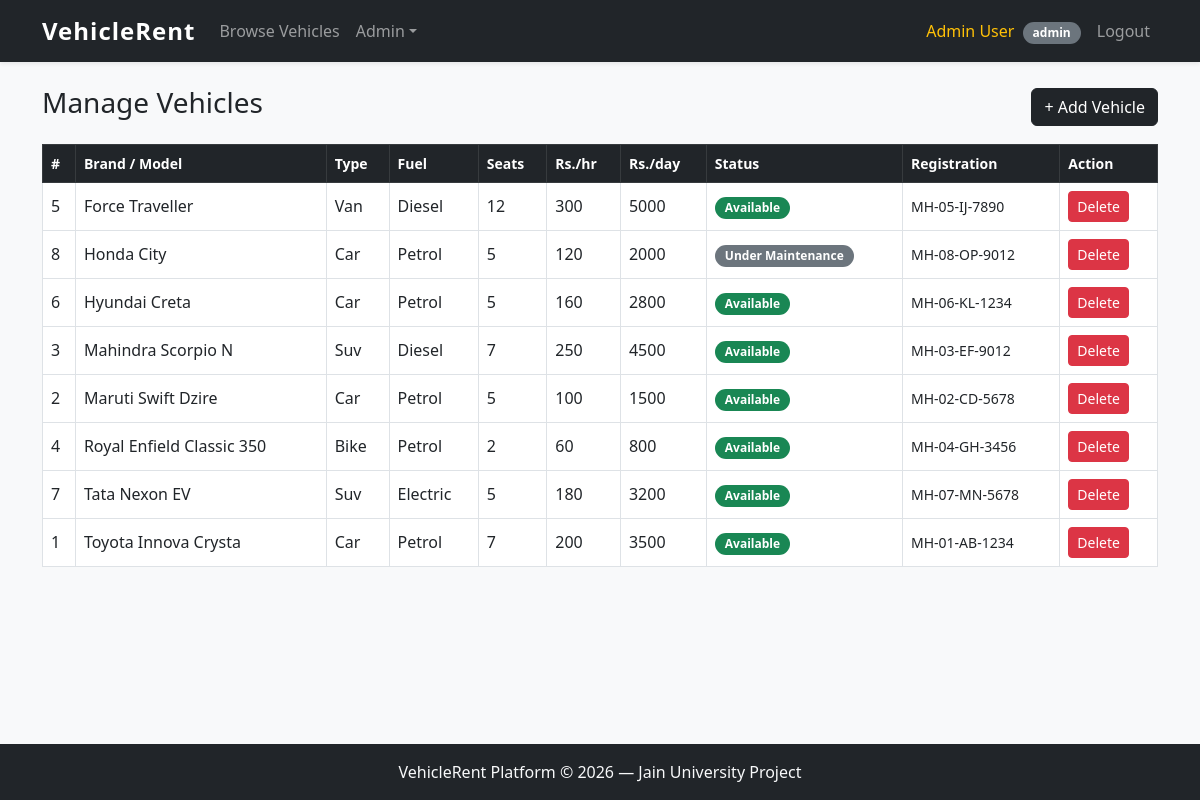
Page /admin/vehicles (signed in) on the committed database.
### tables this page shows
CREATE TABLE vehicles (
            id                   INTEGER PRIMARY KEY AUTOINCREMENT,
            type                 TEXT    NOT NULL,
            brand                TEXT    NOT NULL,
            model                TEXT    NOT NULL,
            fuel_type            TEXT    NOT NULL,
            seating_capacity     INTEGER NOT NULL,
            price_per_hour       REAL    NOT NULL,
            price_per_day        REAL    NOT NULL,
            availability_status  TEXT    NOT NULL DEFAULT 'available',
            registration_details TEXT,
            fitness_expiry       TEXT,
            insurance_expiry     TEXT,
            photo_path           TEXT
        );

### app.py (the view)
@app.api_route("/admin/vehicles", methods=["GET", "POST"])
async def admin_vehicles(request: Request):
    if (r := _require_role(request, "admin")):
        return r
    db = get_db()
    if request.method == "POST":
        form   = await request.form()
        action = form.get("action")
        if action == "add":
            db.execute(
                """INSERT INTO vehicles
                   (type, brand, model, fuel_type, seating_capacity,
                    price_per_hour, price_per_day, availability_status,
                    registration_details, fitness_expiry, insurance_expiry, photo_path)
                   VALUES (?, ?, ?, ?, ?, ?, ?, "available", ?, ?, ?, ?)""",
                (form.get("type"), form.get("brand"), form.get("model"),
                 form.get("fuel_type"), int(form.get("seating_capacity", 1)),
                 float(form.get("price_per_hour", 0)), float(form.get("price_per_day", 0)),
                 form.get("registration_details", ""), form.get("fitness_expiry", ""),
                 form.get("insurance_expiry", ""), form.get("photo_path", "")),
            )
            db.commit()
            _flash(request, "Vehicle added successfully.", "success")
        elif action == "delete":
            db.execute("DELETE FROM vehicles WHERE id = ?", (int(form.get("vehicle_id", 0)),))
            db.commit()
            _flash(request, "Vehicle removed.", "success")
    vehicles_list = db.execute("SELECT * FROM vehicles ORDER BY brand, model").fetchall()
    db.close()
    return templates.TemplateResponse(request, "admin_vehicles.html", ctx(request, vehicles=vehicles_list))

### templates/admin_vehicles.html (shortened to what this page needs)
{% extends "base.html" %}
{% block content %}
<div class="d-flex justify-content-between align-items-center mb-3">
  <h3>Manage Vehicles</h3>
  <button class="btn btn-dark" data-bs-toggle="modal" data-bs-target="#addVehicleModal">
    + Add Vehicle
  </button>
</div>
<div class="table-responsive">
  <table class="table table-bordered align-middle">
    <thead class="table-dark">
      <tr>
        <th>#</th><th>Brand / Model</th><th>Type</th><th>Fuel</th>
        <th>Seats</th><th>Rs./hr</th><th>Rs./day</th>
        <th>Status</th><th>Registration</th><th>Action</th>
      </tr>
    </thead>
    <tbody>
      {% for v in vehicles %}
      <tr>
        <td>{{ v.id }}</td>
        <td>{{ v.brand }} {{ v.model }}</td>
        <td>{{ v.type|title }}</td>
        <td>{{ v.fuel_type|title }}</td>
        <td>{{ v.seating_capacity }}</td>
        <td>{{ "%.0f"|format(v.price_per_hour) }}</td>
        <td>{{ "%.0f"|format(v.price_per_day) }}</td>
        <td>
          <span class="badge
            {% if v.availability_status == 'available' %}bg-success
            {% elif v.availability_status == 'rented' %}bg-warning text-dark
            {% else %}bg-secondary{% endif %}">
            {{ v.availability_status|replace('_',' ')|title }}
          </span>
        </td>
        <td class="small">{{ v.registration_details }}</td>
        <td>
          <form method="POST" action="{{ url_for('admin_vehicles') }}"
                onsubmit="return confirm('Delete {{ v.brand }} {{ v.model }}?')">
            <button type="submit" class="btn btn-danger btn-sm">Delete</button>
          </form>
        </td>
      </tr>
      {% else %}
      <tr><td colspan="10" class="text-center text-muted">No vehicles. Add one above.</td></tr>
      {% endfor %}
    </tbody>
  </table>
</div>
{% endblock %}

### static/css/style.css (style rules this page uses)
body { background-color: #f8f9fa; font-family: 'Segoe UI', Tahoma, Geneva, Verdana, sans-serif; min-height: 100vh; display: flex; flex-direction: column; }
.badge { font-size: 0.75rem; padding: 5px 10px; border-radius: 20px; }
.table th { font-weight: 600; font-size: 0.875rem; }

### rows in the picture
vehicles: id "5", brand "Force", model "Traveller", type "Van", fuel_type "Diesel", seating_capacity "12", price_per_hour "300", price_per_day "5000", availability_status "Available", registration_details "MH-05-IJ-7890"
vehicles: id "8", brand "Honda", model "City", type "Car", fuel_type "Petrol", seating_capacity "5", price_per_hour "120", price_per_day "2000", availability_status "Under Maintenance", registration_details "MH-08-OP-9012"
vehicles: id "6", brand "Hyundai", model "Creta", type "Car", fuel_type "Petrol", seating_capacity "5", price_per_hour "160", price_per_day "2800", availability_status "Available", registration_details "MH-06-KL-1234"
vehicles: id "3", brand "Mahindra", model "Scorpio N", type "Suv", fuel_type "Diesel", seating_capacity "7", price_per_hour "250", price_per_day "4500", availability_status "Available", registration_details "MH-03-EF-9012"
vehicles: id "2", brand "Maruti", model "Swift Dzire", type "Car", fuel_type "Petrol", seating_capacity "5", price_per_hour "100", price_per_day "1500", availability_status "Available", registration_details "MH-02-CD-5678"
vehicles: id "4", brand "Royal Enfield", model "Classic 350", type "Bike", fuel_type "Petrol", seating_capacity "2", price_per_hour "60", price_per_day "800", availability_status "Available", registration_details "MH-04-GH-3456"
vehicles: id "7", brand "Tata", model "Nexon EV", type "Suv", fuel_type "Electric", seating_capacity "5", price_per_hour "180", price_per_day "3200", availability_status "Available", registration_details "MH-07-MN-5678"
vehicles: id "1", brand "Toyota", model "Innova Crysta", type "Car", fuel_type "Petrol", seating_capacity "7", price_per_hour "200", price_per_day "3500", availability_status "Available", registration_details "MH-01-AB-1234"

### other values in the picture
{{ session.name }} "Admin User"
{{ session.role }} "admin"
